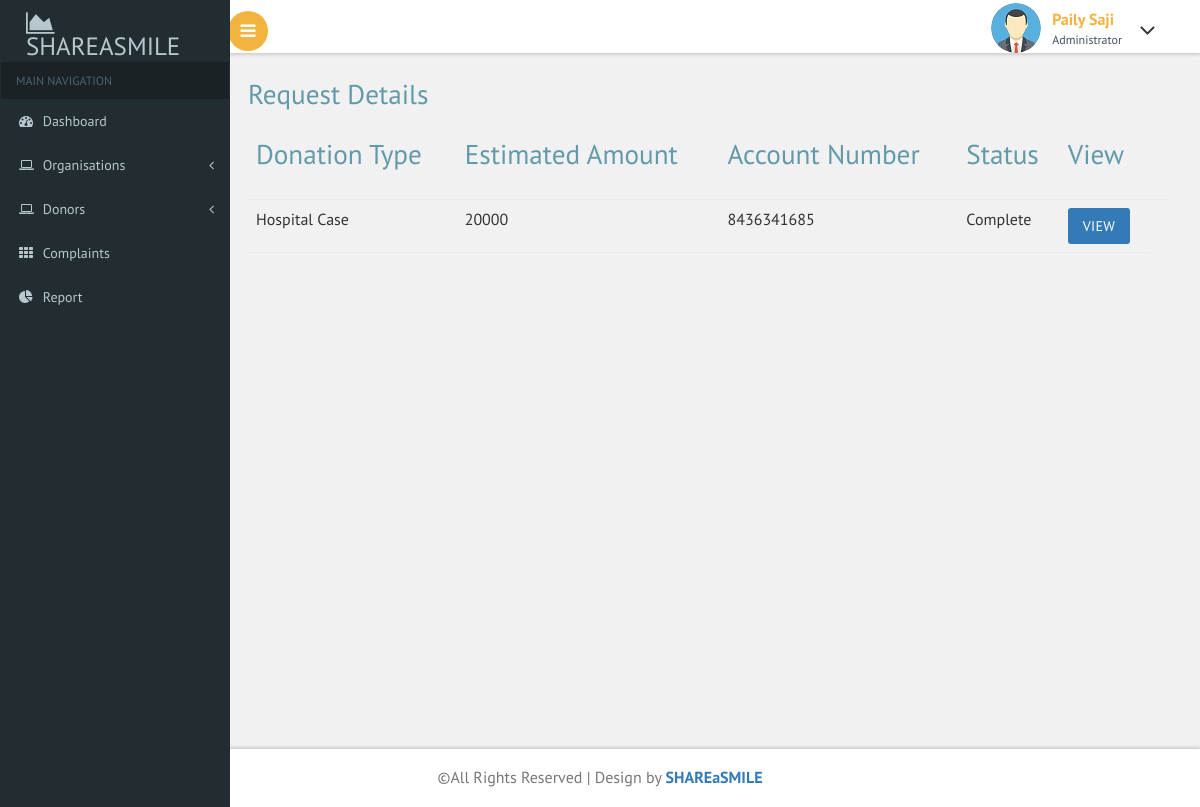
The page /admin/donation_requests.php on the database as committed earlier.
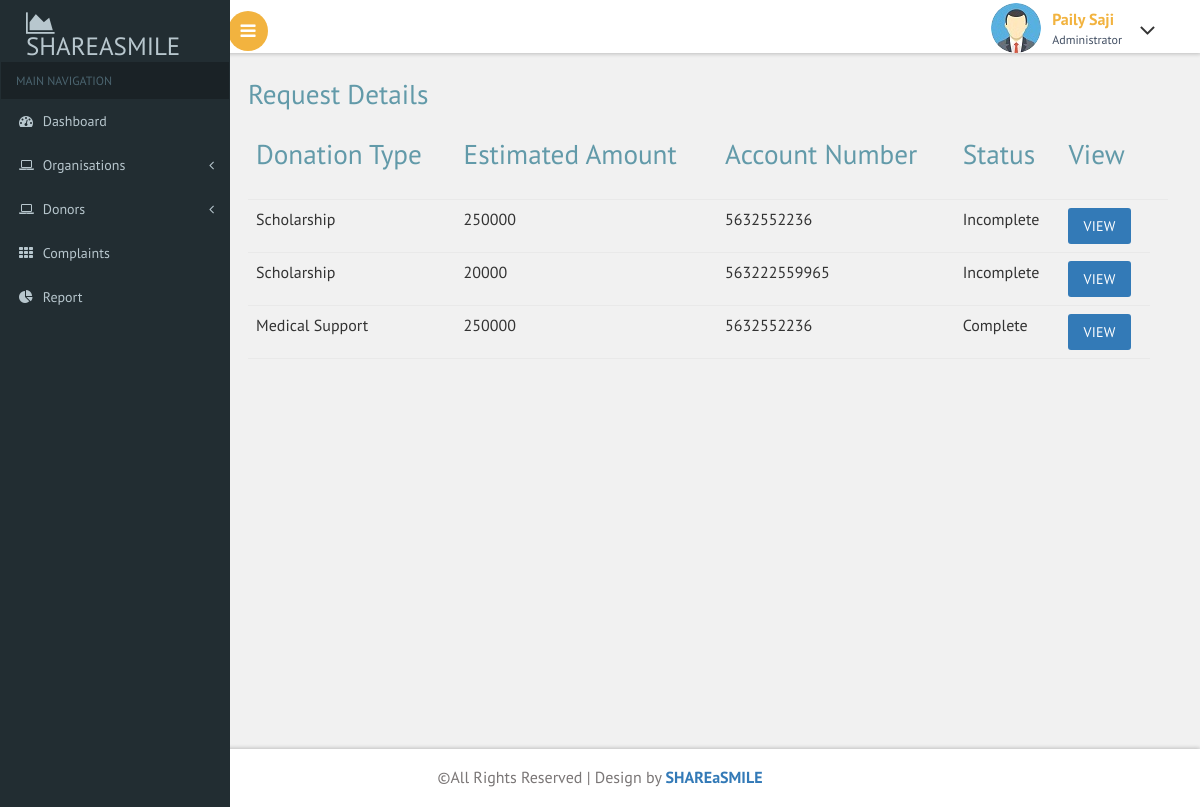
The same page on the database as committed later.
### tables this page shows
CREATE TABLE `request_form` (
  `donation_id` int(11) NOT NULL,
  `organization_email` varchar(100) NOT NULL,
  `donation_type` varchar(200) NOT NULL,
  `donation_details` varchar(600) NOT NULL,
  `estimated_amount` varchar(100) NOT NULL,
  `account_number` varchar(100) NOT NULL,
  `ifsc_code` varchar(50) NOT NULL,
  `bank_name` varchar(100) NOT NULL,
  `holder_name` varchar(100) NOT NULL,
  `branch` varchar(100) NOT NULL,
  `place` varchar(100) NOT NULL,
  `date` varchar(30) NOT NULL
);

CREATE TABLE `total_amount` (
  `amount_id` int(11) NOT NULL,
  `request_id` int(11) NOT NULL,
  `recieved_amount` int(11) NOT NULL DEFAULT 0,
  `estimated_amount` int(11) NOT NULL
);

### admin/donation_requests.php (the view)
<?php
include("header.php");
?>
<div id="page-wrapper">
  <div class="main-page">
    <h2 class="title1">Request Details</h2>
    <table class="table table-hover">
      <thead>
        <th>
          <h2 class="title1">Donation Type</h2>
        </th>
        <th>
          <h2 class="title1">Estimated Amount</h2>
        </th>
        <th>
          <h2 class="title1">Account Number</h2>
        </th>
        <th>
          <h2 class="title1">Status</h2>
        </th>
        <th>
          <h2 class="title1">View</h2>
        </th>
        <th></th>
      </thead>
      <tbody>
        <?php
        require("connect.php");
        $sql = "SELECT * FROM request_form";
        $res = mysqli_query($conn, $sql);
        if (mysqli_num_rows($res) > 0) {
          while ($row = mysqli_fetch_assoc($res)) {
            $id = $row['donation_id'];
            $sql1 = "SELECT * FROM total_amount WHERE request_id=$id";
            $res1 = mysqli_query($conn, $sql1);
            if (mysqli_num_rows($res1) > 0) {
              while ($row1 = mysqli_fetch_assoc($res1)) {
                if ($row1['recieved_amount'] >= $row['estimated_amount']) {
        ?>
                  <tr>
                    <td>
                      <?php echo $row['donation_type'] ?>
                    </td>
                    <td>
                      <?php echo $row['estimated_amount'] ?>
                    </td>
                    <td>
                      <?php echo $row['account_number'] ?>
                    </td>
                    <td>
                      Complete
                    </td>
                    <td><a class="btn btn-primary" href="showrequest.php?id=<?php echo $row['donation_id'] ?>">View</a></td>
                  </tr>
        <?php
                } else {
        ?>
                  <tr>
                    <td>
                      <?php echo $row['donation_type'] ?>
                    </td>
                    <td>
                      <?php echo $row['estimated_amount'] ?>
                    </td>
                    <td>
                      <?php echo $row['account_number'] ?>
                    </td>
                    <td>
                      Incomplete
                    </td>
                    <td><a class="btn btn-primary" href="showrequest.php?id=<?php echo $row['donation_id'] ?>">View</a></td>
                  </tr>
        <?php
                }
              }
            }
          }
        }
        ?>
      </tbody>
    </table>
  </div>
</div>
<?php
include("footer.php");
?>

### admin/header.php (shortened to what this page needs)
<!DOCTYPE HTML>
<html>
<head>
<link href="css/bootstrap.css" rel='stylesheet' type='text/css' />
<link href="css/style.css" rel='stylesheet' type='text/css' />
<link href="css/font-awesome.css" rel="stylesheet">
<link href='css/SidebarNav.min.css' media='all' rel='stylesheet' type='text/css'/>
<link href="css/custom.css" rel="stylesheet">
					<link href="css/owl.carousel.css" rel="stylesheet">
</head>
<body class="cbp-spmenu-push">
	<div class="main-content">
	<div class="cbp-spmenu cbp-spmenu-vertical cbp-spmenu-left" id="cbp-spmenu-s1">
		<aside class="sidebar-left">
      <nav class="navbar navbar-inverse">
          <div class="navbar-header">
            <h1><a class="navbar-brand" href="index.php"><span class="fa fa-area-chart"></span> SHAREaSMILE<span class="dashboard_text"></span></a></h1>
          </div>
          <div class="collapse navbar-collapse" id="bs-example-navbar-collapse-1">
            <ul class="sidebar-menu">
              <li class="header">MAIN NAVIGATION</li>
              <li class="treeview">
                <a href="index.php">
                <i class="fa fa-dashboard"></i> <span>Dashboard</span>
                </a>
              </li>
			  <li class="treeview">
                <a href="#">
                <i class="fa fa-laptop"></i>
                <span>Organisations</span>
                <i class="fa fa-angle-left pull-right"></i>
                </a>
              </li>
              <li class="treeview">
                <a href="#">
                <i class="fa fa-laptop"></i>
                <span>Donors</span>
                <i class="fa fa-angle-left pull-right"></i>
                </a>
              </li>
			  <li>
                <a href="complaints.php">
                <i class="fa fa-th"></i> <span>Complaints</span>
                </a>
              </li>
              <li class="treeview">
                <a href="report.php">
                <i class="fa fa-pie-chart"></i>
                <span>Report</span>
                </a>
              </li>
            </ul>
          </div>
      </nav>
    </aside>
	</div>
		<div class="sticky-header header-section ">
			<div class="header-left">
				<button id="showLeftPush"><i class="fa fa-bars"></i></button>
				<div class="clearfix"> </div>
			</div>
			<div class="header-right">
				<div class="profile_details">
					<ul>
						<li class="dropdown profile_details_drop">
							<a href="#" class="dropdown-toggle" data-toggle="dropdown" aria-expanded="false">
								<div class="profile_img">
									<span class="prfil-img"><img src="images/OIP.jpeg" alt=""> </span>
									<div class="user-name">
										<p>Paily Saji</p>
										<span>Administrator</span>
									</div>
									<i class="fa fa-angle-down lnr"></i>
									<div class="clearfix"></div>
								</div>
							</a>
						</li>
					</ul>
				</div>
				<div class="clearfix"> </div>
			</div>
			<div class="clearfix"> </div>
		</div>

### admin/footer.php (shortened to what this page needs)
<div class="footer">
		   <p>&copy;All Rights Reserved | Design by <a href="">SHAREaSMILE</a></p>		</div>
	</div>
</body>
</html>

### admin/css/custom.css (style rules this page uses)
#page-wrapper { padding:5em 2em 2.5em; background-color: #F1F1F1; }

Rows that differ between the two databases and show on the page:
removed request_form: donation_type "Hospital Case", estimated_amount "20000", account_number "8436341685"
added request_form: donation_type "Scholarship", estimated_amount "250000", account_number "5632552236"
added request_form: donation_type "Scholarship", estimated_amount "20000", account_number "563222559965"
added request_form: donation_type "Medical Support", estimated_amount "250000", account_number "5632552236"
